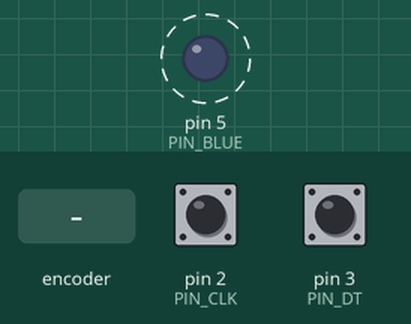
A sketch run on a simulated Arduino Uno, built with avr-gcc and run on an emulated ATmega328P. Parts: output pins drawn as LEDs (lit = HIGH). Dashed ring = blinking. The test bench sets the inputs (shaded band); at power-on: pin 2 (PIN_CLK) HIGH, pin 3 (PIN_DT) HIGH. What the sketch prints to the serial monitor is not drawn.

Above: at 1.25 s.
1.3 s: rotary encoder on pin 2 (PIN_CLK) / pin 3 (PIN_DT) turned 1 step (first pin leading)
Timing chart, 0 to 10.3 s (numbered marks = the images above; inputs shaded):
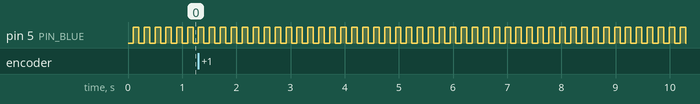

Measured:
- by itself, pin 5 (PIN_BLUE): alternates HIGH for 0.10 s and LOW for 0.10 s

The sketch:

program_ktery_nezvladli_napsat_v_pisemce_pred_vanocemi.ino
```cpp
/*
   Program detekuje otaceni enkoderu bez pouziti preruseni a nastavuje intenzitu LED.
*/

// definice zastupnych symbolu

#define PIN_DT      3
#define PIN_CLK     2
#define PIN_BLUE    5

byte predchoziCLK;
unsigned long predchoziUS;
unsigned long predchoziMS;
byte cislo = 0;
byte stav = false;

void setup() {

  // nastaveni digitalnich vstupu

  pinMode(PIN_CLK, INPUT);  // A
  pinMode(PIN_DT, INPUT);   // B

  // nastaveni analogoveho vystupu

  pinMode(PIN_BLUE, OUTPUT);

  // inicializace seriove linky

  Serial.begin(9600);

  // nacteni vychozi hodnoty CLK

  predchoziCLK = digitalRead(PIN_CLK);
  cislo = 100;
}

void loop() {
  unsigned long aktualniUS = micros();
  unsigned long aktualniMS = millis();

  if (aktualniUS - predchoziUS >= 1000) {

    // nacteni aktualni hodnoty CLK

    byte aktualniCLK = digitalRead(PIN_CLK);

    // detekce nabezne hrany CLK

    if (aktualniCLK != predchoziCLK && aktualniCLK == true) {

      // detekce stavu DT

      if (digitalRead(PIN_DT) != aktualniCLK) {
        if (cislo < 1000) cislo++;
      } else {
        if (cislo > 100) cislo--;
      }

      // vypsani aktualniho cisla

      Serial.println(cislo);
    }

    // aktualizace predchoziho stavu CLK

    predchoziCLK = aktualniCLK;

    predchoziUS = aktualniUS;

  }

  if (aktualniMS - predchoziMS >= cislo) {

    stav = !stav;
    digitalWrite(PIN_BLUE, stav);

    predchoziMS = aktualniMS;
  }

}

/*
   vice info napriklad zde: https://lastminuteengineers.com/rotary-encoder-arduino-tutorial/
*/
```
